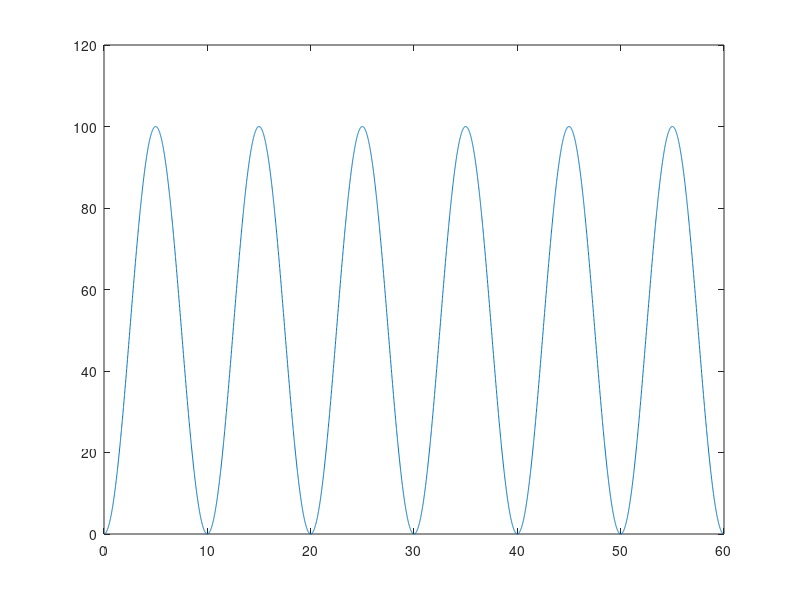

Write the MATLAB code that produced this figure. (Note: this script raises an error after producing the figure.)
% Log scale.

clear all;
addpath('../lib');


%% lets plot 3 cycles of 50Hz AC voltage
f = 50;
Vm = 10;
phi = 0;

% generate the signal
t = [0:0.00001:3/f];
th = 2*pi*f*t;
v = Vm*sin(th+phi);
vsqr = v.^2 + 1E-5;

figure;
plot(t*1E3, vsqr);

%% set properties
plt = Plot();
plt.XLabel = 'Time, t (ms)'; % xlabel
plt.YLabel = 'Voltage, V (V)'; %ylabel
plt.YScale = 'log';

% Save? comment the following line if you do not want to save
plt.export('plotSimpleLog.eps'); 
    